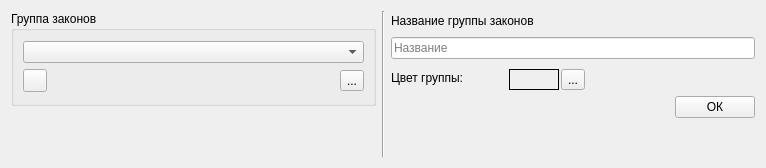
<?xml version="1.0" encoding="UTF-8"?>
<ui version="4.0">
 <class>LawsSettings</class>
 <widget class="QWidget" name="LawsSettings">
  <property name="geometry">
   <rect>
    <x>0</x>
    <y>0</y>
    <width>766</width>
    <height>168</height>
   </rect>
  </property>
  <property name="windowTitle">
   <string>Параметры системных групп законов</string>
  </property>
  <layout class="QHBoxLayout" name="horizontalLayout_6">
   <item>
    <layout class="QVBoxLayout" name="verticalLayout_3">
     <item>
      <widget class="QGroupBox" name="groupBox">
       <property name="title">
        <string>Группа законов</string>
       </property>
       <layout class="QVBoxLayout" name="verticalLayout">
        <item>
         <spacer name="verticalSpacer">
          <property name="orientation">
           <enum>Qt::Vertical</enum>
          </property>
          <property name="sizeHint" stdset="0">
           <size>
            <width>20</width>
            <height>1</height>
           </size>
          </property>
         </spacer>
        </item>
        <item>
         <widget class="QComboBox" name="comboBox"/>
        </item>
        <item>
         <layout class="QHBoxLayout" name="horizontalLayout_2">
          <item>
           <widget class="QToolButton" name="add_button">
            <property name="toolTip">
             <string>Добавить группу законов</string>
            </property>
            <property name="text">
             <string/>
            </property>
            <property name="icon">
             <iconset resource="res.qrc">
              <normaloff>:/pics/pics/add.png</normaloff>:/pics/pics/add.png</iconset>
            </property>
           </widget>
          </item>
          <item>
           <spacer name="horizontalSpacer">
            <property name="orientation">
             <enum>Qt::Horizontal</enum>
            </property>
            <property name="sizeHint" stdset="0">
             <size>
              <width>40</width>
              <height>20</height>
             </size>
            </property>
           </spacer>
          </item>
          <item>
           <widget class="QToolButton" name="remove_button">
            <property name="toolTip">
             <string>Удалить группу законов</string>
            </property>
            <property name="text">
             <string>...</string>
            </property>
            <property name="icon">
             <iconset resource="res.qrc">
              <normaloff>:/pics/pics/delete.png</normaloff>:/pics/pics/delete.png</iconset>
            </property>
           </widget>
          </item>
         </layout>
        </item>
        <item>
         <spacer name="verticalSpacer_2">
          <property name="orientation">
           <enum>Qt::Vertical</enum>
          </property>
          <property name="sizeHint" stdset="0">
           <size>
            <width>20</width>
            <height>2</height>
           </size>
          </property>
         </spacer>
        </item>
       </layout>
      </widget>
     </item>
     <item>
      <spacer name="verticalSpacer_3">
       <property name="orientation">
        <enum>Qt::Vertical</enum>
       </property>
       <property name="sizeHint" stdset="0">
        <size>
         <width>20</width>
         <height>40</height>
        </size>
       </property>
      </spacer>
     </item>
    </layout>
   </item>
   <item>
    <widget class="Line" name="line">
     <property name="orientation">
      <enum>Qt::Vertical</enum>
     </property>
    </widget>
   </item>
   <item>
    <layout class="QVBoxLayout" name="verticalLayout_4">
     <item>
      <layout class="QVBoxLayout" name="verticalLayout_2">
       <item>
        <layout class="QHBoxLayout" name="horizontalLayout_5">
         <item>
          <widget class="QLabel" name="label_2">
           <property name="text">
            <string>Название группы законов</string>
           </property>
          </widget>
         </item>
         <item>
          <spacer name="horizontalSpacer_3">
           <property name="orientation">
            <enum>Qt::Horizontal</enum>
           </property>
           <property name="sizeHint" stdset="0">
            <size>
             <width>18</width>
             <height>20</height>
            </size>
           </property>
          </spacer>
         </item>
        </layout>
       </item>
       <item>
        <widget class="QLineEdit" name="group_name">
         <property name="placeholderText">
          <string>Название</string>
         </property>
        </widget>
       </item>
       <item>
        <layout class="QHBoxLayout" name="horizontalLayout_3" stretch="4,3,6">
         <item>
          <widget class="QLabel" name="label">
           <property name="text">
            <string>Цвет группы:</string>
           </property>
          </widget>
         </item>
         <item>
          <layout class="QHBoxLayout" name="horizontalLayout" stretch="0,0">
           <property name="spacing">
            <number>2</number>
           </property>
           <property name="leftMargin">
            <number>2</number>
           </property>
           <property name="topMargin">
            <number>4</number>
           </property>
           <property name="rightMargin">
            <number>5</number>
           </property>
           <item>
            <widget class="QLabel" name="color">
             <property name="frameShape">
              <enum>QFrame::Box</enum>
             </property>
             <property name="text">
              <string/>
             </property>
            </widget>
           </item>
           <item>
            <widget class="QToolButton" name="color_button">
             <property name="toolTip">
              <string>Выбор цвета для группы законов</string>
             </property>
             <property name="text">
              <string>...</string>
             </property>
            </widget>
           </item>
          </layout>
         </item>
         <item>
          <spacer name="horizontalSpacer_4">
           <property name="orientation">
            <enum>Qt::Horizontal</enum>
           </property>
           <property name="sizeHint" stdset="0">
            <size>
             <width>40</width>
             <height>20</height>
            </size>
           </property>
          </spacer>
         </item>
        </layout>
       </item>
       <item>
        <layout class="QHBoxLayout" name="horizontalLayout_4">
         <item>
          <spacer name="horizontalSpacer_2">
           <property name="orientation">
            <enum>Qt::Horizontal</enum>
           </property>
           <property name="sizeHint" stdset="0">
            <size>
             <width>40</width>
             <height>20</height>
            </size>
           </property>
          </spacer>
         </item>
         <item>
          <widget class="QPushButton" name="pushButton">
           <property name="text">
            <string>ОК</string>
           </property>
           <property name="icon">
            <iconset resource="res.qrc">
             <normaloff>:/pics/pics/ok.png</normaloff>:/pics/pics/ok.png</iconset>
           </property>
          </widget>
         </item>
        </layout>
       </item>
      </layout>
     </item>
     <item>
      <spacer name="verticalSpacer_4">
       <property name="orientation">
        <enum>Qt::Vertical</enum>
       </property>
       <property name="sizeHint" stdset="0">
        <size>
         <width>20</width>
         <height>40</height>
        </size>
       </property>
      </spacer>
     </item>
    </layout>
   </item>
  </layout>
 </widget>
 <resources>
  <include location="res.qrc"/>
 </resources>
 <connections/>
</ui>
